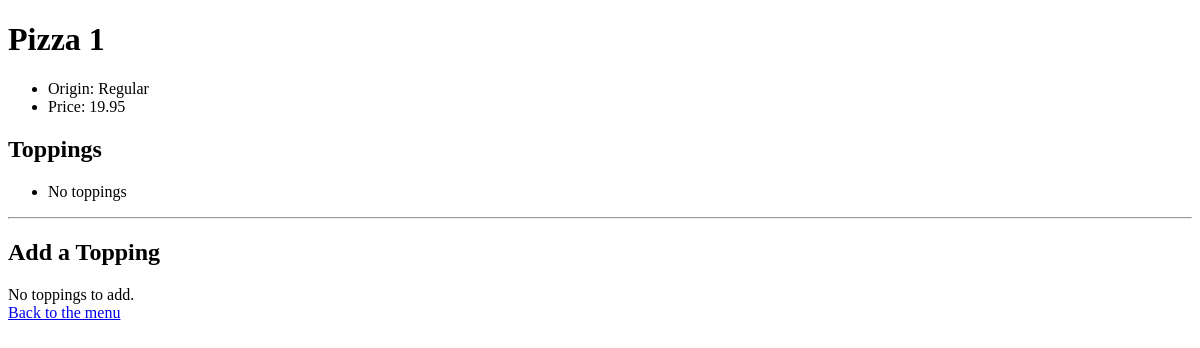
Before: /1 with the older database file.
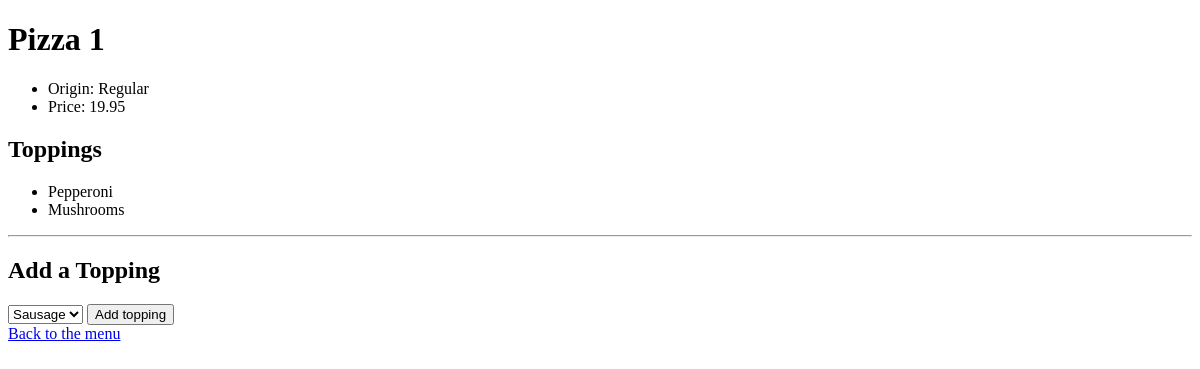
After: the same page with the newer database file.
### orders/models.py (models this page shows, shortened)
class Pizza(models.Model):
    origin = models.CharField(max_length=8)
    option = models.IntegerField()
    big_size = models.BooleanField(default=False)
    price = models.DecimalField(max_digits=5, decimal_places=2)

class Topping(models.Model):
    topping = models.CharField(max_length=64)
    pizzas = models.ManyToManyField(Pizza, blank=True, related_name="toppings")
    def __str__(self):
        return f"{self.topping}"

### orders/views.py (the view)
# urls.py: path("<int:pizza_id>", views.pizza, name="pizza"),
def pizza(request, pizza_id):
    try:
        pizza = Pizza.objects.get(pk=pizza_id)
    except Pizza.DoesNotExist:
        raise Http404("Flight does not exist.")
    context = {
        "pizza": pizza,
        "toppings": pizza.toppings.all(),
        "non_toppings": Topping.objects.exclude(pizzas=pizza).all()
    }
    return render(request, "orders/pizza.html", context)

### orders/templates/orders/pizza.html (shortened to what this page needs)
{% extends "orders/base.html" %}
{% block body %}
<h1>Pizza {{ pizza.id }}</h1>
<ul>
    <li>Origin: {{ pizza.origin }}</li>
    <li>Price: {{ pizza.price }}</li>
</ul>
<h2>Toppings</h2>
<ul>
    {% for topping in toppings %}
    <li> {{ topping }} </li>
    {% empty %}
    <li>No toppings</li>
    {% endfor %}
</ul>
<hr>
<h2>Add a Topping</h2>
{% if non_toppings %}
<form action="{% url 'order' pizza.id %}" method="post">
    <select name="topping">
        {% for topping in non_toppings %}
        <option value="{{ topping.id }}">{{ topping }}</option>
        {% endfor%}
    </select>
    <input type="submit" value="Add topping">
</form>
{% else %}
<div>No toppings to add.</div>
{% endif %}
<a href="{% url 'index' %}">Back to the menu</a>
{% endblock %}

### orders/templates/orders/base.html (shortened to what this page needs)
<!DOCTYPE html>
<html lang="en">
<head>
</head>
<body>
    {% block body %}
    {% endblock %}
</body>
</html>

Changed rows visible on the page:
added Topping: topping "Pepperoni"
added Topping: topping "Mushrooms"
Other visible differences:
form field topping: (not shown) → "Sausage"
form field value: (not shown) → "Add topping"
text no longer shown: "No toppings No toppings to add."
